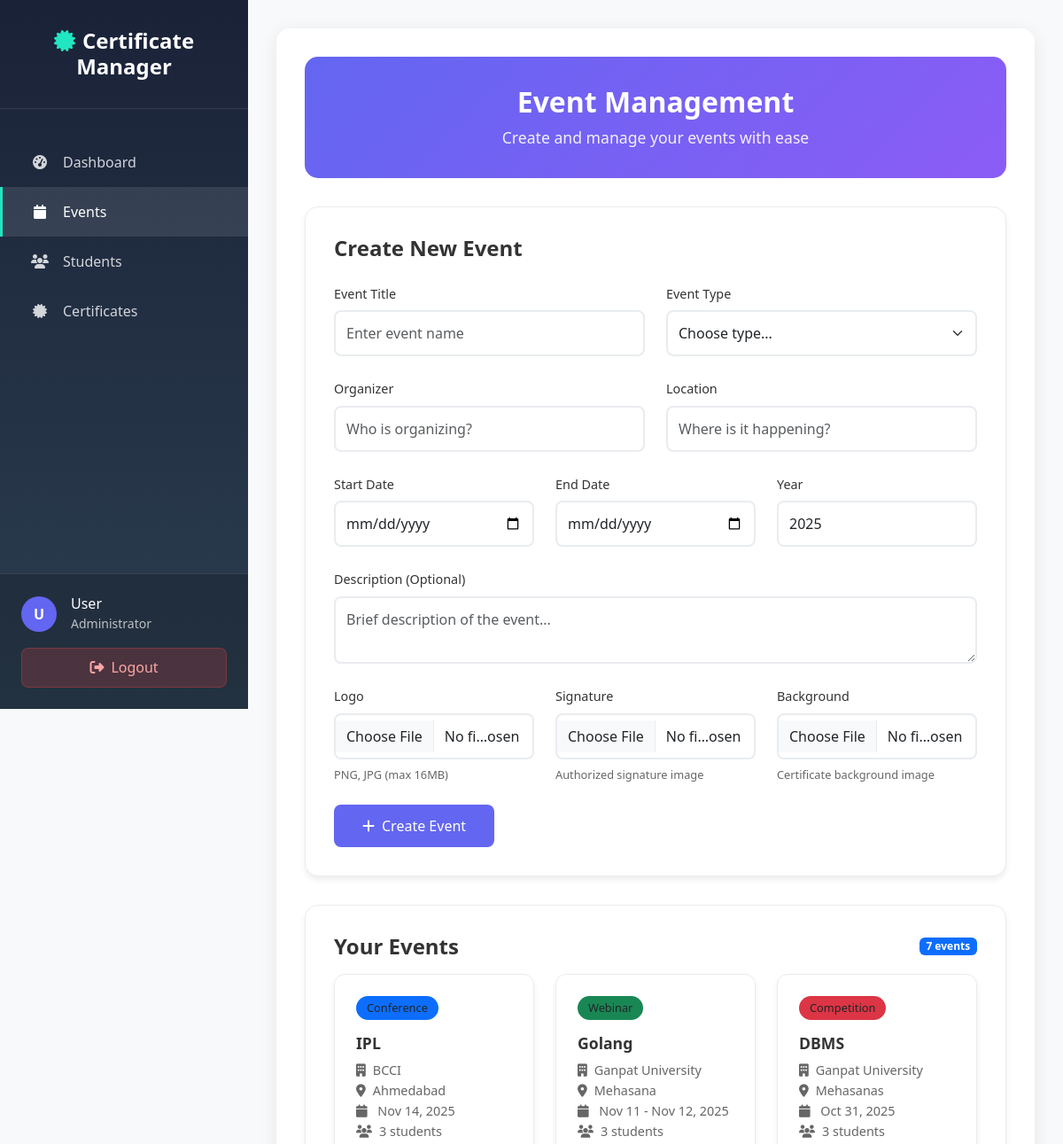
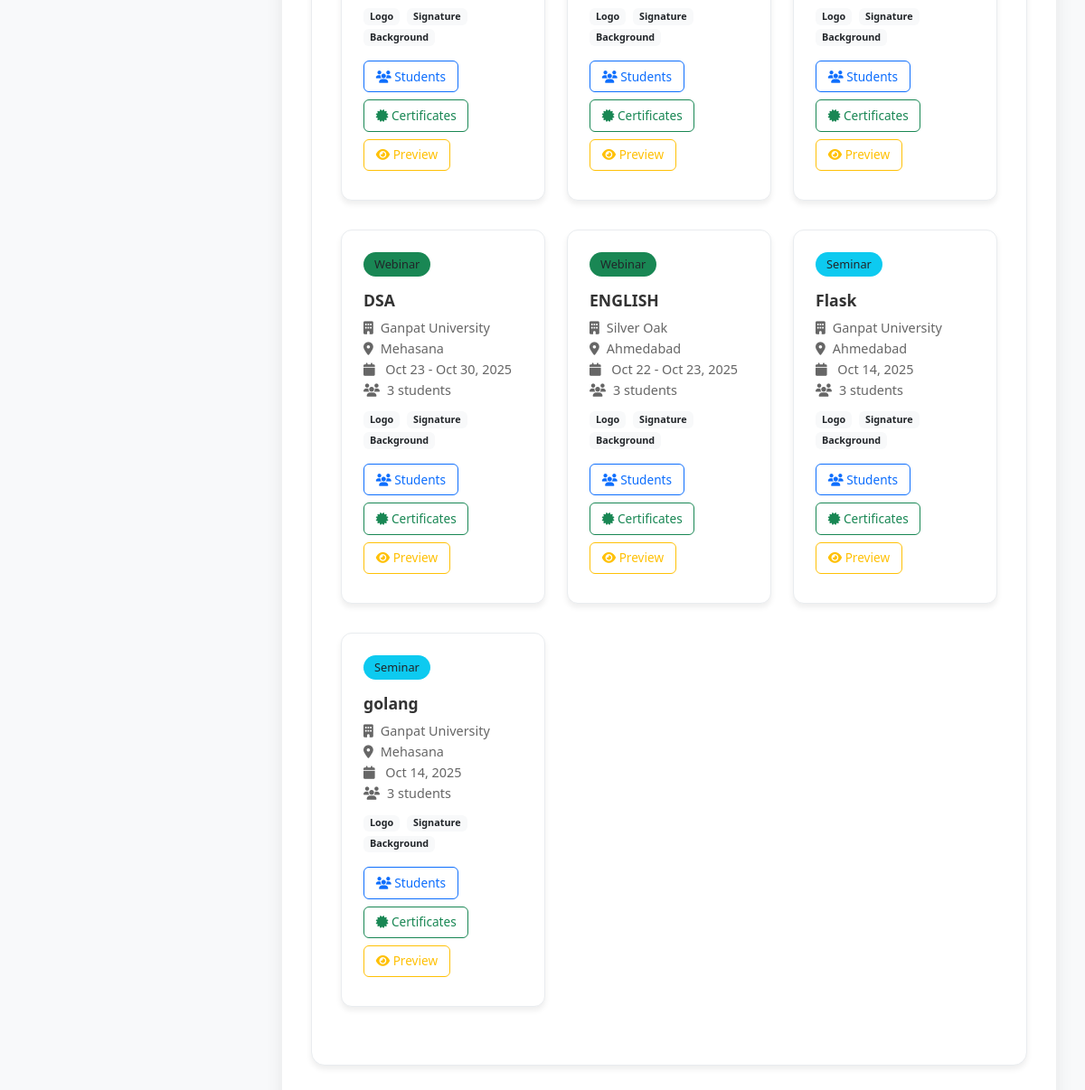
The app's page /events with its own data (2 pictures, top to bottom).
### models.py (models this page shows, shortened)
class Event(db.Model):
    id = db.Column(db.Integer, primary_key=True)
    title = db.Column(db.String(200), nullable=False)
    event_type = db.Column(SQLEnum(EventType), nullable=False, default=EventType.Workshop)
    organizer = db.Column(db.String(100), nullable=False)
    date = db.Column(db.Date, nullable=False)  # Keep for compatibility if needed
    location = db.Column(db.String(200), nullable=False)
    teacher_id = db.Column(db.Integer, db.ForeignKey('user.id'), nullable=False)
    start_date = db.Column(db.Date, nullable=False)
    end_date = db.Column(db.Date, nullable=False)
    year = db.Column(db.Integer, nullable=False)
    description = db.Column(db.Text, nullable=True)
    logo_path = db.Column(db.String(255), nullable=True)
    signature_path = db.Column(db.String(255), nullable=True)
    background_path = db.Column(db.String(255), nullable=True)
    created_by = db.Column(db.Integer, nullable=True)
    created_at = db.Column(db.DateTime, default=datetime.utcnow, nullable=False)
    updated_at = db.Column(db.DateTime, default=datetime.utcnow, onupdate=datetime.utcnow, nullable=False)

### app.py (the view, shortened to what this page needs)
@app.route('/events', methods=['GET', 'POST'])
def events():
    events = Event.query.order_by(Event.start_date.desc()).all()
    return render_template('events.html', events=events, current_year=datetime.now().year)

### app.py (called while the page is built, shortened)
@app.before_request
def initialize_database():
    global _initialization_done

@app.context_processor
def inject_current_year():
    return {'current_year': datetime.now().year}

@app.context_processor
def inject_event_types():
    return {'EventType': EventType}

### templates/events.html (shortened to what this page needs)
{% extends "base.html" %}
{% block content %}
<div class="event-header">
    <h1 style="font-size: 2rem; font-weight: 600; margin-bottom: 0.5rem;">Event Management</h1>
    <p style="font-size: 1.1rem; opacity: 0.9; margin: 0;">Create and manage your events with ease</p>
</div>
<div class="form-card">
    <h2 class="section-title">Create New Event</h2>
    <form method="POST" enctype="multipart/form-data">
        <div class="row">
            <div class="col-md-6">
                <div class="form-group">
                    <label class="form-label">Event Title</label>
                    <input type="text" class="form-control" name="title" placeholder="Enter event name" required>
                </div>
            </div>
            <div class="col-md-6">
                <div class="form-group">
                    <label class="form-label">Event Type</label>
                    <select class="form-select" name="event_type" required>
                        <option value="">Choose type...</option>
                    </select>
                </div>
            </div>
        </div>
        <div class="row">
            <div class="col-md-6">
                <div class="form-group">
                    <label class="form-label">Organizer</label>
                    <input type="text" class="form-control" name="organizer" placeholder="Who is organizing?" required>
                </div>
            </div>
            <div class="col-md-6">
                <div class="form-group">
                    <label class="form-label">Location</label>
                    <input type="text" class="form-control" name="location" placeholder="Where is it happening?" required>
                </div>
            </div>
        </div>
        <div class="row">
            <div class="col-md-4">
                <div class="form-group">
                    <label class="form-label">Start Date</label>
                    <input type="date" class="form-control" name="start_date" required>
                </div>
            </div>
            <div class="col-md-4">
                <div class="form-group">
                    <label class="form-label">End Date</label>
                    <input type="date" class="form-control" name="end_date" required>
                </div>
            </div>
            <div class="col-md-4">
                <div class="form-group">
                    <label class="form-label">Year</label>
                    <input type="number" class="form-control" name="year" min="2020" max="2030" value="{{ current_year or 2025 }}" required>
                </div>
            </div>
        </div>
        <div class="form-group">
            <label class="form-label">Description (Optional)</label>
            <textarea class="form-control" name="description" rows="2" placeholder="Brief description of the event..."></textarea>
        </div>
        <div class="row">
            <div class="col-md-4">
                <div class="form-group">
                    <label class="form-label">Logo</label>
                    <input type="file" class="form-control" name="logo" accept="image/*" onchange="previewImage(this, 'logoPreview')">
                    <div class="upload-info">PNG, JPG (max 16MB)</div>
                </div>
            </div>
            <div class="col-md-4">
                <div class="form-group">
                    <label class="form-label">Signature</label>
                    <input type="file" class="form-control" name="signature" accept="image/*" onchange="previewImage(this, 'signaturePreview')">
                    <div class="upload-info">Authorized signature image</div>
                </div>
            </div>
            <div class="col-md-4">
                <div class="form-group">
                    <label class="form-label">Background</label>
                    <input type="file" class="form-control" name="background" accept="image/*" onchange="previewImage(this, 'backgroundPreview')">
                    <div class="upload-info">Certificate background image</div>
                </div>
            </div>
        </div>
        <button type="submit" class="btn btn-primary">
            <i class="fas fa-plus me-2"></i>Create Event
        </button>
    </form>
</div>
<div class="form-card">
    <div class="d-flex justify-content-between align-items-center mb-3">
        <h2 class="section-title mb-0">Your Events</h2>
        <span class="badge bg-primary">{{ events|length }} events</span>
    </div>
    {% if events %}
    <div class="row">
        {% for event in events %}
        <div class="col-lg-6 col-xl-4 mb-3">
            <div class="event-card">
                {% set type_colors = {
                    'Seminar': 'bg-info',
                    'Webinar': 'bg-success',
                    'Workshop': 'bg-warning',
                    'Conference': 'bg-primary',
                    'Lecture': 'bg-secondary',
                    'Training': 'bg-dark',
                    'Competition': 'bg-danger',
                    'Hackathon': 'bg-info'
                } %}
                <span class="event-type {{ type_colors.get(event.event_type.value, 'bg-light text-dark') }}">
                    {{ event.event_type.value }}
                </span>
                <h5 class="event-title">{{ event.title }}</h5>
                <div class="event-details">
                    <div><i class="fas fa-building me-2"></i>{{ event.organizer }}</div>
                    <div><i class="fas fa-map-marker-alt me-2"></i>{{ event.location }}</div>
                    <div>
                        <i class="fas fa-calendar me-2"></i>
                        {% if event.start_date and event.end_date %}
                            {% if event.start_date == event.end_date %}
                                {{ event.start_date.strftime('%b %d, %Y') }}
                            {% else %}
                                {{ event.start_date.strftime('%b %d') }} - {{ event.end_date.strftime('%b %d, %Y') }}
                            {% endif %}
                        {% else %}
                            {{ event.date.strftime('%b %d, %Y') if event.date else 'No date set' }}
                        {% endif %}
                    </div>
                    <div><i class="fas fa-users me-2"></i>{{ event.participants|length }} students</div>
                    <div class="mt-2">
                        {% if event.logo_path %}<span class="badge bg-light text-dark me-1">Logo</span>{% endif %}
                        {% if event.signature_path %}<span class="badge bg-light text-dark me-1">Signature</span>{% endif %}
                        {% if event.background_path %}<span class="badge bg-light text-dark me-1">Background</span>{% endif %}
                    </div>
                </div>
                <div class="mt-3">
                    <a href="{{ url_for('upload_students', event_id=event.id) }}" class="action-btn btn btn-outline-primary btn-sm">
                        <i class="fas fa-users"></i> Students
                    </a>
                    <a href="{{ url_for('bulk_certificates') }}?event_id={{ event.id }}" class="action-btn btn btn-outline-success btn-sm">
                        <i class="fas fa-certificate"></i> Certificates
                    </a>
                    {% if event.participants %}
                    <a href="{{ url_for('preview_certificate_html', event_id=event.id, student_id=event.participants[0].student.id) }}"
                       class="action-btn btn btn-outline-warning btn-sm" target="_blank">
                        <i class="fas fa-eye"></i> Preview
                    </a>
                    {% endif %}
                </div>
            </div>
        </div>
        {% endfor %}
    </div>
    {% else %}
    <div class="no-events">
        <i class="fas fa-calendar-alt"></i>
        <h5>No events yet</h5>
        <p>Create your first event to get started with certificate generation</p>
    </div>
    {% endif %}
</div>
{% endblock %}

### templates/base.html (shortened to what this page needs)
<!DOCTYPE html>
<html lang="en">
<head>
    <link href="https://cdn.jsdelivr.net/npm/bootstrap@5.3.2/dist/css/bootstrap.min.css" rel="stylesheet">
    <link rel="stylesheet" href="https://cdnjs.cloudflare.com/ajax/libs/font-awesome/6.5.1/css/all.min.css">
</head>
<body>
    <div class="sidebar-layout">
        <div class="sidebar">
            <div class="sidebar-brand">
                <h4><i class="fas fa-certificate"></i>Certificate Manager</h4>
            </div>
            <nav class="sidebar-nav">
                <a href="{{ url_for('dashboard') }}" class="sidebar-nav-link {{ 'active' if request.endpoint == 'dashboard' }}">
                    <i class="fas fa-tachometer-alt"></i>
                    <span>Dashboard</span>
                </a>
                <a href="{{ url_for('events') }}" class="sidebar-nav-link {{ 'active' if request.endpoint == 'events' }}">
                    <i class="fas fa-calendar"></i>
                    <span>Events</span>
                </a>
                <a href="{{ url_for('upload_students') }}" class="sidebar-nav-link {{ 'active' if request.endpoint == 'upload_students' }}">
                    <i class="fas fa-users"></i>
                    <span>Students</span>
                </a>
                <a href="{{ url_for('bulk_certificates') }}" class="sidebar-nav-link {{ 'active' if request.endpoint == 'bulk_certificates' }}">
                    <i class="fas fa-certificate"></i>
                    <span>Certificates</span>
                </a>
            </nav>
            <div class="sidebar-user">
                <div class="user-info">
                    <div class="user-avatar">
                        {{ current_user.username[0].upper() if current_user.username else 'U' }}
                    </div>
                    <div>
                        <h6 style="margin:0;color:white;">{{ current_user.username or 'User' }}</h6>
                        <small style="color:rgba(255,255,255,0.7);">Administrator</small>
                    </div>
                </div>
                <a href="{{ url_for('logout') }}" class="logout-btn">
                    <i class="fas fa-sign-out-alt"></i>
                    <span>Logout</span>
                </a>
            </div>
        </div>
        <div class="main-content">
            <div class="content-wrapper">
                {% block content %}{% endblock %}
            </div>
        </div>
    </div>
</body>
</html>

### templates/base.html (style rules this page uses)
body { font-family: system-ui, sans-serif; background: #f8f9fa; margin: 0; }
.sidebar-layout { display: flex; min-height: 100vh; }
.sidebar { width: 280px; background: linear-gradient(180deg, #1a2238 0%, #2c3e50 100%); color: white; position: fixed; top: 0; left: 0; height: 100vh; overflow-y: auto; z-index: 1000; }
.sidebar-brand { padding: 2rem; text-align: center; border-bottom: 1px solid rgba(255,255,255,0.1); }
.sidebar-brand h4 { color: white; font-weight: 700; margin: 0; }
.sidebar-brand i { color: #21e6c1; margin-right: 0.5rem; }
.sidebar-nav { padding: 2rem 0; }
.sidebar-nav-link { display: flex; align-items: center; padding: 1rem 2rem; color: rgba(255,255,255,0.8); text-decoration: none; transition: all 0.3s; border-left: 3px solid transparent; }
.sidebar-nav-link:hover, .sidebar-nav-link.active { background: rgba(255,255,255,0.1); color: white; border-left-color: #21e6c1; text-decoration: none; }
.sidebar-nav-link i { width: 20px; margin-right: 1rem; text-align: center; }
.sidebar-user { position: absolute; bottom: 0; left: 0; right: 0; padding: 1.5rem; border-top: 1px solid rgba(255,255,255,0.1); background: rgba(0,0,0,0.2); }
.user-info { display: flex; align-items: center; margin-bottom: 1rem; }
.user-avatar { width: 40px; height: 40px; background: #6366f1; border-radius: 50%; display: flex; align-items: center; justify-content: center; margin-right: 1rem; color: white; font-weight: 700; }
.logout-btn { background: rgba(239,68,68,0.2); border: 1px solid rgba(239,68,68,0.3); color: #fca5a5; padding: 0.6rem 1rem; border-radius: 8px; text-decoration: none; display: flex; align-items: center; justify-content: center; gap: 0.5rem; width: 100%; transition: all 0.3s; }
.main-content { margin-left: 280px; padding: 2rem; min-height: 100vh; flex: 1; }
.content-wrapper { background: white; border-radius: 15px; box-shadow: 0 4px 20px rgba(0,0,0,0.08); padding: 2rem; min-height: calc(100vh - 4rem); }

### templates/events.html (style rules this page uses)
.event-header { background: linear-gradient(135deg, #6366f1 0%, #8b5cf6 100%); color: white; padding: 2rem; border-radius: 15px; margin-bottom: 2rem; text-align: center; }
.section-title { font-size: 1.5rem; font-weight: 600; margin-bottom: 1.5rem; color: #333; }
.form-card { background: white; border-radius: 15px; padding: 2rem; box-shadow: 0 4px 6px rgba(0,0,0,0.07); border: 1px solid #e9ecef; margin-bottom: 2rem; }
.form-group { margin-bottom: 1.5rem; }
.form-label { font-weight: 500; color: #333; margin-bottom: 0.5rem; font-size: 0.9rem; }
.form-control, .form-select { border: 2px solid #e9ecef; border-radius: 8px; padding: 0.75rem; transition: all 0.2s ease; }
.btn-primary { background: #6366f1; border: none; border-radius: 8px; padding: 0.75rem 2rem; font-weight: 500; transition: all 0.2s ease; }
.event-card { background: white; border-radius: 12px; padding: 1.5rem; box-shadow: 0 4px 6px rgba(0,0,0,0.07); border: 1px solid #e9ecef; margin-bottom: 1rem; transition: all 0.2s ease; }
.event-title { font-size: 1.1rem; font-weight: 600; color: #333; margin-bottom: 0.5rem; }
.event-details { color: #666; font-size: 0.9rem; line-height: 1.6; }
.event-type { display: inline-block; padding: 0.25rem 0.75rem; border-radius: 15px; font-size: 0.8rem; font-weight: 500; margin-bottom: 1rem; }
.action-btn { padding: 0.4rem 0.8rem; font-size: 0.85rem; border-radius: 6px; margin-right: 0.5rem; margin-bottom: 0.5rem; text-decoration: none; transition: all 0.2s ease; }
.upload-info { font-size: 0.8rem; color: #666; margin-top: 0.5rem; }

### records on screen
Event: event_type.value "Conference", title "IPL", organizer "BCCI", location "Ahmedabad", start_date "Nov 14, 2025", participants|length "3", shows "Logo", shows "Signature", shows "Background"
Event: event_type.value "Webinar", title "Golang", organizer "Ganpat University", location "Mehasana", start_date "Nov 11", end_date "Nov 12, 2025", participants|length "3", shows "Logo", shows "Signature", shows "Background"
Event: event_type.value "Competition", title "DBMS", organizer "Ganpat University", location "Mehasanas", start_date "Oct 31, 2025", participants|length "3", shows "Logo", shows "Signature", shows "Background"
Event: event_type.value "Webinar", title "DSA", organizer "Ganpat University", location "Mehasana", start_date "Oct 23", end_date "Oct 30, 2025", participants|length "3", shows "Logo", shows "Signature", shows "Background"
Event: event_type.value "Webinar", title "ENGLISH", organizer "Silver Oak", location "Ahmedabad", start_date "Oct 22", end_date "Oct 23, 2025", participants|length "3", shows "Logo", shows "Signature", shows "Background"
Event: event_type.value "Seminar", title "Flask", organizer "Ganpat University", location "Ahmedabad", start_date "Oct 14, 2025", participants|length "3", shows "Logo", shows "Signature", shows "Background"
Event: event_type.value "Seminar", title "golang", organizer "Ganpat University", location "Mehasana", start_date "Oct 14, 2025", participants|length "3", shows "Logo", shows "Signature", shows "Background"

### other values on screen
{{ current_user.username[0].upper() if current_user.username else 'U' }} "U"
{{ current_user.username or 'User' }} "User"
{{ events|length }} "7"
